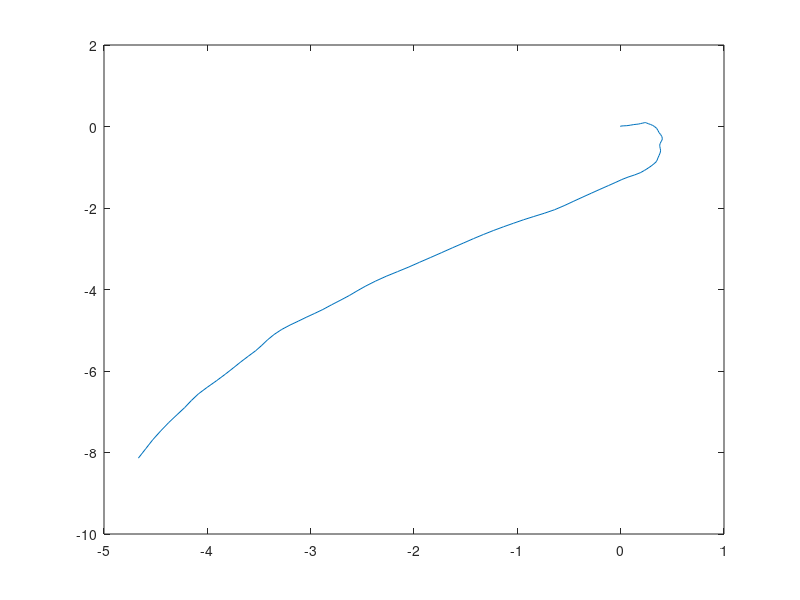

MATLAB code for this plot: (Note: this script raises an error after producing the figure.)
% HOP 2014
% Unscented Kalman Filter

close all;

% Constants
steps = 100; % Number of timesteps
Nx = 6;
kappa = 2;
alpha = 1e-3;
beta = 2;
Fs = 1e1; % 1O Hz sampling
deltaT = 1 / Fs;
var_u = 10e-2 * eye(Nx/2); % Noise variance on prediction: 1cm
std_meas = 10e-2; % Standard deviation on measurement 5cm

% Anchor points
Na = 4;
a1 = [0,0,2];
a2 = [2,0,0];
a3 = [0,2,0];
a4 = [2,2,2];
a5 = [0,0,0];
a6 = [0,2,2];
a7 = [2,0,2];
a8 = [2,2,0];
anch = [a1; a2; a3; a4];

var = eye(Nx);

% N = 6 => 13 sigma points
sigma = zeros(2*Nx + 1, Nx);

% Weights
Wm = ones(1, 2*Nx + 1);
Wc = ones(1, 2*Nx + 1);

Wm = 1/(2*(Nx + kappa)) * Wm;
Wc = 1/(2*(Nx + kappa)) * Wc;

Wm(1) = kappa/(Nx + kappa);
Wc(1) = kappa/(Nx + kappa) + (1 - alpha^2 + beta);

% Assume function F to be linear
F = eye(Nx);
for i = 1:Nx/2
    F(i, Nx/2 + i) = deltaT;
end

Gup = eye(Nx/2) * deltaT^2/2;
Glo = eye(Nx/2) * deltaT;
G = [Gup; Glo];

Z = zeros(Na, 2*Nx + 1);

R = std_meas^2 * eye(Na);

% Assume start at (0,0,0) at 0 velocity
prevX = zeros(Nx, 1);

% Movement and measurements
estimate = zeros(Nx,steps);

pos = zeros(Nx,steps);
pos(:,1) = prevX;

for k = 2:steps
   pos(:,k) = F * pos(:,k-1) + G * randn(3,1);
end

z = zeros(steps, Na);
for i = 1:steps
    for j = 1:Na
        z(i,j) = norm(pos(1:3,i)' - anch(j,:)) + std_meas*randn(1);
    end
end

plot(pos(1,:),pos(2,:))

for k = 1:steps
    % Prediction
    mkmin = F * prevX;
    Pkmin = F * var * F' + G * var_u * G';

    % Calculate sigmapoints
    sigma(1, :) = mkmin';
    root = sqrt(Nx + kappa) * chol(Pkmin, 'lower');
    for i = 2:Nx+1
       sigma(i, :) = mkmin' + root(i-1, :);
       sigma(Nx + i, :) = mkmin' - root(i-1, :);
    end
    
    % Measurement update
    Y = F * sigma';

    for i=1:2*Nx+1
      for j=1:Na
        Z(j,i) = norm(sigma(i,1:3) - anch(j,:));
      end
    end

    Ef = mkmin;
    Eh = Wm * Z';

    cov_fh = zeros(Nx, Na);
    for i = 1:2*Nx+1
        cov_fh = cov_fh + Wc(i) * (Y(:,i) - Ef) * (Z(:,i) - Eh')'
    end

    varh = zeros(Na,Na);
    for i = 1:2*Nx+1
        varh = varh + Wc(i) * (Z(:,i) - Eh') * (Z(:,i) - Eh')';
    end

    K = cov_fh / (varh + R);
    mu = Eh;
    mk = mkmin + K * (z(k,:) - mu)';
    Pk = Pkmin - K * (varh + R) * K';

    % Update var and prevX
    prevX = mk;
    estimate(:,k) = mk;
    var = Pk
end

hold on;
plot(estimate(1,:),estimate(2,:),'r')
